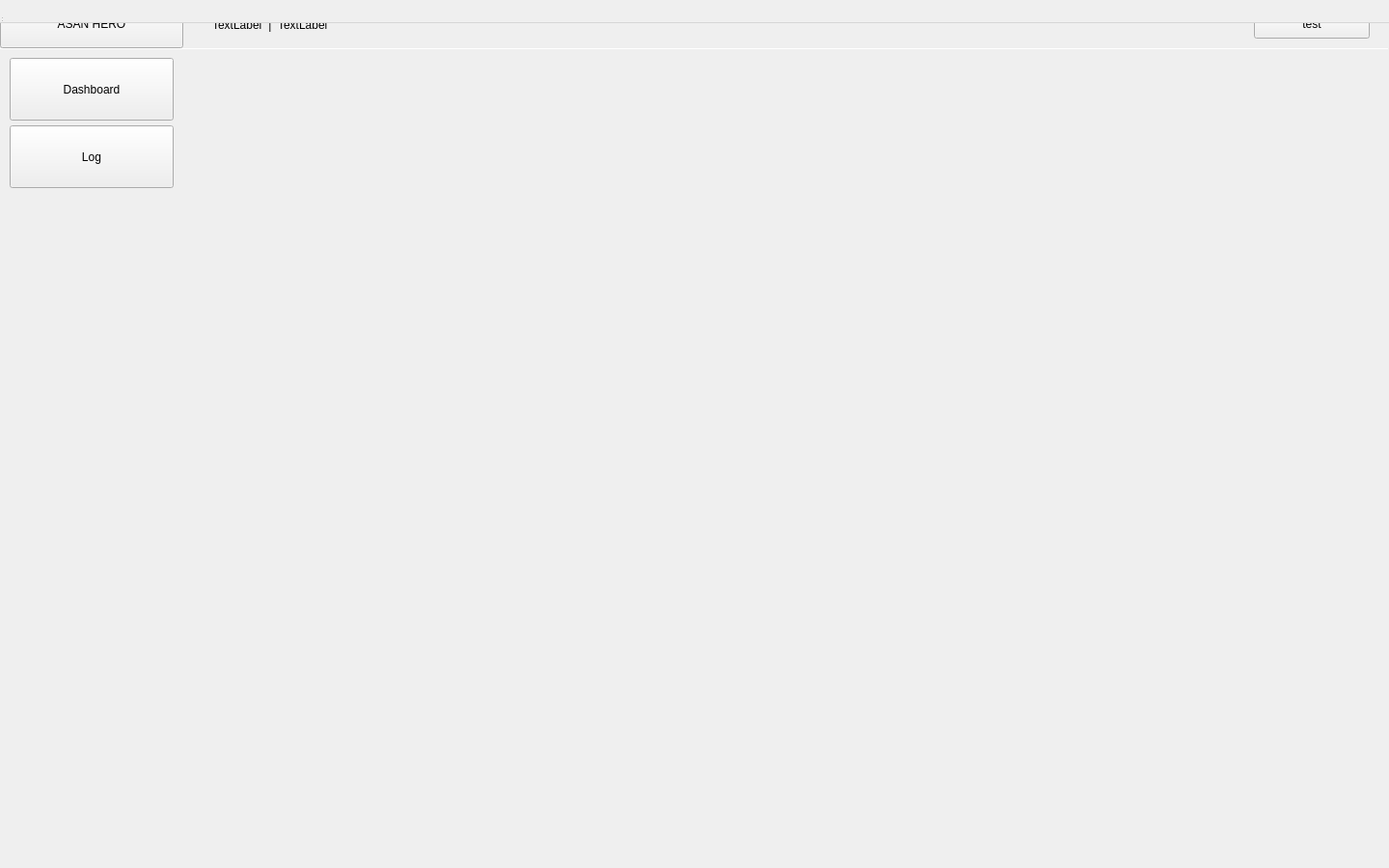
<?xml version="1.0" encoding="UTF-8"?>
<ui version="4.0">
 <class>LayoutWidget</class>
 <widget class="QWidget" name="MainWindow">
  <property name="geometry">
   <rect>
    <x>0</x>
    <y>0</y>
    <width>1440</width>
    <height>900</height>
   </rect>
  </property>
  <property name="windowTitle">
   <string>Gigachad | Display</string>
  </property>
  <widget class="QWidget" name="centralwidget" native="true">
   <property name="geometry">
    <rect>
     <x>0</x>
     <y>0</y>
     <width>1440</width>
     <height>900</height>
    </rect>
   </property>
   <widget class="QPushButton" name="logoBtn">
    <property name="geometry">
     <rect>
      <x>0</x>
      <y>0</y>
      <width>190</width>
      <height>50</height>
     </rect>
    </property>
    <property name="text">
     <string>ASAN HERO</string>
    </property>
   </widget>
   <widget class="QPushButton" name="menuBtn1">
    <property name="geometry">
     <rect>
      <x>10</x>
      <y>60</y>
      <width>170</width>
      <height>65</height>
     </rect>
    </property>
    <property name="text">
     <string>Dashboard</string>
    </property>
   </widget>
   <widget class="Line" name="horLine">
    <property name="geometry">
     <rect>
      <x>0</x>
      <y>50</y>
      <width>1440</width>
      <height>1</height>
     </rect>
    </property>
    <property name="orientation">
     <enum>Qt::Horizontal</enum>
    </property>
   </widget>
   <widget class="QWidget" name="horizontalLayoutWidget">
    <property name="geometry">
     <rect>
      <x>200</x>
      <y>10</y>
      <width>591</width>
      <height>31</height>
     </rect>
    </property>
    <layout class="QHBoxLayout" name="horizontalLayout">
     <property name="leftMargin">
      <number>20</number>
     </property>
     <item>
      <widget class="QLabel" name="locTitle">
       <property name="text">
        <string>TextLabel</string>
       </property>
      </widget>
     </item>
     <item>
      <widget class="QLabel" name="locDivider">
       <property name="text">
        <string>|</string>
       </property>
       <property name="alignment">
        <set>Qt::AlignCenter</set>
       </property>
       <property name="margin">
        <number>10</number>
       </property>
      </widget>
     </item>
     <item>
      <widget class="QLabel" name="locDepth1">
       <property name="text">
        <string>TextLabel</string>
       </property>
      </widget>
     </item>
     <item>
      <spacer name="horizontalSpacer">
       <property name="orientation">
        <enum>Qt::Horizontal</enum>
       </property>
       <property name="sizeHint" stdset="0">
        <size>
         <width>40</width>
         <height>20</height>
        </size>
       </property>
      </spacer>
     </item>
    </layout>
   </widget>
   <widget class="QPushButton" name="menuBtn2">
    <property name="geometry">
     <rect>
      <x>10</x>
      <y>130</y>
      <width>170</width>
      <height>65</height>
     </rect>
    </property>
    <property name="text">
     <string>Log</string>
    </property>
   </widget>
   <widget class="QPushButton" name="userBtn">
    <property name="geometry">
     <rect>
      <x>1300</x>
      <y>10</y>
      <width>120</width>
      <height>30</height>
     </rect>
    </property>
    <property name="text">
     <string>test</string>
    </property>
   </widget>
   <widget class="QLabel" name="verLine">
    <property name="geometry">
     <rect>
      <x>190</x>
      <y>0</y>
      <width>1</width>
      <height>900</height>
     </rect>
    </property>
    <property name="text">
     <string/>
    </property>
   </widget>
   <widget class="QLabel" name="menuBtn1Icon">
    <property name="geometry">
     <rect>
      <x>83</x>
      <y>70</y>
      <width>24</width>
      <height>24</height>
     </rect>
    </property>
    <property name="text">
     <string/>
    </property>
   </widget>
   <widget class="QLabel" name="menuBtn2Icon">
    <property name="geometry">
     <rect>
      <x>80</x>
      <y>140</y>
      <width>24</width>
      <height>24</height>
     </rect>
    </property>
    <property name="text">
     <string/>
    </property>
   </widget>
  </widget>
  <widget class="QMenuBar" name="menubar">
   <property name="geometry">
    <rect>
     <x>0</x>
     <y>0</y>
     <width>1440</width>
     <height>24</height>
    </rect>
   </property>
  </widget>
  <widget class="QStatusBar" name="statusbar">
   <property name="geometry">
    <rect>
     <x>0</x>
     <y>0</y>
     <width>3</width>
     <height>24</height>
    </rect>
   </property>
  </widget>
 </widget>
 <resources/>
 <connections/>
</ui>
